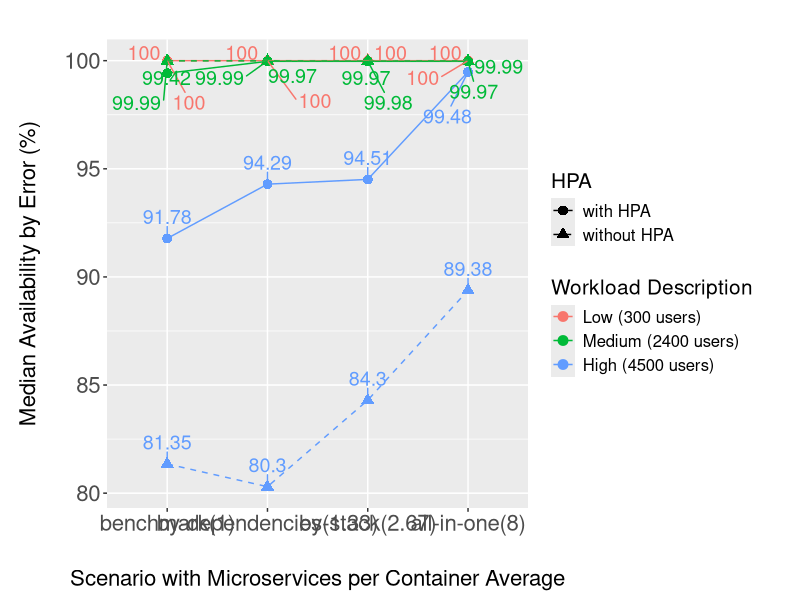

Recreate this plot in R.
setwd("~/Documentos/Mestrado/microservices-container-grouping/experiments_results/graphics_and_tables_consolidated/availability")
# Carregar pacotes necessários
library(ggplot2)
library(dplyr)
library(tidyr)
library(ggrepel)

# Criar o dataframe com os novos dados
data <- data.frame(
  workload = c(300, 300, 300, 300, 2400, 2400, 2400, 2400, 4500, 4500, 4500, 4500),
  workload_desc = c("Low (300 users)", "Low (300 users)", "Low (300 users)", "Low (300 users)",
                    "Medium (2400 users)", "Medium (2400 users)", "Medium (2400 users)", "Medium (2400 users)",
                    "High (4500 users)", "High (4500 users)", "High (4500 users)", "High (4500 users)"),
  scenario = c("benchmark", "all-in-one", "by-stack", "by-dependencies",
               "benchmark", "all-in-one", "by-stack", "by-dependencies",
               "benchmark", "all-in-one", "by-stack", "by-dependencies"),
  Microservices_per_Container_Average = c(1.00, 8.00, 2.67, 1.33, 1.00, 8.00, 2.67, 1.33, 1.00, 8.00, 2.67, 1.33),
  Availability_without_HPA = c(100.00, 100.00, 100.00, 100.00, 99.99, 99.99, 99.98, 99.99, 81.35, 89.38, 84.30, 80.30),
  Availability_with_HPA = c(100.00, 100.00, 100.00, 100.00, 99.42, 99.97, 99.97, 99.97, 91.78, 99.48, 94.51, 94.29)
)

# Transformar os dados em formato longo para ggplot
data_long <- data %>%
  pivot_longer(cols = starts_with("Availability_"), names_to = "HPA", values_to = "Availability") %>%
  mutate(HPA = recode(HPA, "Availability_with_HPA" = "with HPA", "Availability_without_HPA" = "without HPA"))

# Criar uma nova coluna combinando cenário e média de microservices por container
data_long <- data_long %>%
  mutate(Scenario_Microservices = paste(scenario, "(", Microservices_per_Container_Average, ")", sep = ""),
         Scenario_Microservices = factor(Scenario_Microservices, levels = unique(Scenario_Microservices[order(Microservices_per_Container_Average)])))

# Ordenar workload_desc
data_long$workload_desc <- factor(data_long$workload_desc, levels = c("Low (300 users)", "Medium (2400 users)", "High (4500 users)"))

# Definir estilos de linha para HPA e sem HPA
line_styles <- c("with HPA" = "solid", "without HPA" = "dashed")

# Gerar o gráfico
fig<-ggplot(data_long, aes(x = Scenario_Microservices, y = Availability,color = factor(workload_desc, levels = unique(workload_desc[order(workload)])), linetype = HPA, shape = HPA)) +
  geom_point(size = 3) +
  geom_line(aes(group = interaction(workload_desc, HPA))) +
  geom_text_repel(aes(label = round(Availability, 2)), vjust = -1, size = 5, show_guide  = FALSE) +  # Adiciona os valores dos pontos
  # scale_color_manual(values = workload_colors) +
  scale_linetype_manual(values = line_styles) +
  labs(
    #title = "Requests per Second with and without HPA vs Scenario with Microservices per Container Average",
    x = "Scenario with Microservices per Container Average",
    y = "Median Availability by Error (%)",
    color = "Workload Description",
    linetype = "HPA",
    shape = "HPA") +
  theme(plot.title = element_text(hjust = 0.5, vjust = 5, size = 20),
        strip.text = element_text(size= 16),
        plot.margin = unit(c(1,1,1,1), "cm"),
        axis.text = element_text(size = 16),
        #axis.text.x = element_text(angle = -45),
        legend.title = element_text(size = 15),
        legend.text = element_text(size = 12),
        axis.title = element_text(size = 16),
        axis.title.y=element_text(vjust=5),
        axis.title.x=element_text(vjust=-5))
pdf_file = paste("resume_availability_error.pdf",sep = "")
pdf(pdf_file, width = 16, height = 9)
print(fig)
dev.off()
